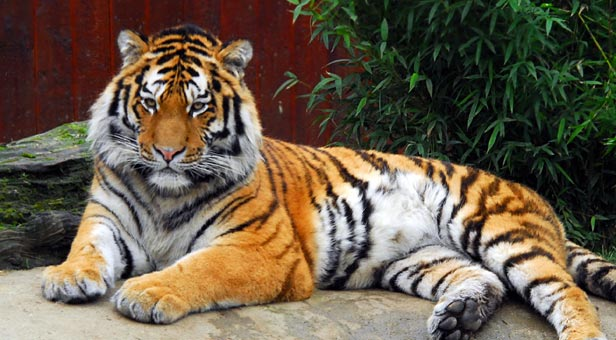
%> input picture Computer Vision Part II 2015/Lab3 2015/tiger1.jpg, 616 x 340 px
$ octave norm_cuts_example.m   (GNU Octave 9; MATLAB toolbox functions it lacks are replaced by stand-ins)
%> lines starting %> are read from the running program, lines starting %| are printed output that depends on the picture
### Computer Vision Part II 2015/Lab3 2015/norm_cuts_segm.m
function segm = norm_cuts_segm(I, colour_bandwidth, radius, ncuts_thresh, max_area, max_depth)

tic
[nRow, nCol, c] = size(I);
N = nRow * nCol;
V = reshape(I, N, c); % connect up-to-down way. Vertices of Graph

fprintf('Compute affinity matrix...\n');
W = ncuts_affinity(I, radius, colour_bandwidth);
toc

fprintf('Solve eigenvalue problems to find partitions...\n');
Seg = (1:N)';
[Seg, Id, Ncut] = ncuts_partition(Seg, W, ncuts_thresh, max_area, 'ROOT', max_depth, 1);

segm = zeros(nRow*nCol, 1);
for i=1:length(Seg)
    segm(Seg{i}) = i;
    fprintf('%s. Ncut = %f\n', Id{i}, Ncut{i});
end

segm = uint32(reshape(segm, nRow, nCol));
toc

### Computer Vision Part II 2015/Lab3 2015/ncuts_affinity.m
function A = ncuts_affinity(im, XY_RADIUS, RGB_SIGMA)

sz = [size(im,1), size(im,2)];

% Find all pairs of pixels within a distance of XY_RADIUS
rad = ceil(XY_RADIUS);
[di,dj] = ndgrid(-rad:rad, -rad:rad);
dv = (dj.^2 + di.^2) <= XY_RADIUS.^2;
di = di(dv);
dj = dj(dv);

[i,j] = ndgrid(1:size(im,1), 1:size(im,2));
i = repmat(i(:), 1, length(di));
j = repmat(j(:), 1, length(di));
i_ = bsxfun(@plus, i, di');
j_ = bsxfun(@plus, j, dj');
v = (i_ >= 1) & (i_ <= size(im,1)) & (j_ >= 1) & (j_ <= size(im,2));
pair_i = sub2ind(sz, i(v), j(v));
pair_j = sub2ind(sz, i_(v), j_(v));

% Weight each pair by the difference in RGB values, divided by RGB_SIGMA
RGB = double(reshape(im, [], size(im,3)))/RGB_SIGMA;
W = exp(-sum((RGB(pair_i,:) - RGB(pair_j,:)).^2,2));

% Construct an affinity matrix
A = sparse(pair_i, pair_j, W, prod(sz), prod(sz));

### Computer Vision Part II 2015/Lab3 2015/ncuts_partition.m
function [Seg Id Ncut] = ncuts_partition(I, W, sNcut, sArea, id, maxDepth, depth)
% NcutPartition - Partitioning
%
% Synopsis
%  [sub ids ncuts] = ncuts_partition(I, W, sNcut, sArea, [id])
%
% Description
%  Partitioning. This function is called recursively.
%
% Inputs ([]s are optional)
%  (vector) I        N x 1 vector representing a segment to be partitioned.
%                    Each element has a node index of V (global segment).
%  (matrux) W        N x N matrix representing the computed similarity
%                    (weight) matrix.
%                    W(i,j) is similarity between node i and j.
%  (scalar) sNcut    The smallest Ncut value (threshold) to keep partitioning.
%  (scalar) sArea    The smallest size of area (threshold) to be accepted
%                    as a segment.
%  (string) [id]     A label of the segment (for debugg)
%
% Outputs ([]s are optional)
%  (cell)   Seg      A cell array of segments partitioned.
%                    Each cell is the each segment.
%  (cell)   Id       A cell array of strings representing labels of each segment.
%                    IDs are generated as children based on a parent id.
%  (cell)   Ncut     A cell array of scalars representing Ncut values
%                    of each segment.
%
% Requirements
%  NcutValue
%
% Authors
%  Naotoshi Seo <sonots(at)sonots.com>
%
% License
%  The program is free to use for non-commercial academic purposes,
%  but for course works, you must understand what is going inside to use.
%  The program can be used, modified, or re-distributed for any purposes
%  if you or one of your group understand codes (the one must come to
%  court if court cases occur.) Please contact the authors if you are
%  interested in using the program without meeting the above conditions.

% Changes
%  10/01/2006  First Edition
% Compute D
N = length(W);
d = sum(W, 2);
D = spdiags(d, 0, N, N); % diagonal matrix

% Step 2 and 3. Solve generalized eigensystem (D -W)*S = S*D*U (12).
% (13) is not necessary thanks to smart matlab.
% Get the 2 smallests ('sm')
warning off; % let me stop warning
[EV, EVal] = ncuts(W, 2); %%%
% 2nd smallest (1st smallest has all same value elements, and useless)
U2 = EV(:, 2);

% Step 3. Refer 3.1 Example 3.
% Bipartition the graph at point that Ncut is minimized.
t = mean(U2);
t = fminsearch('ncuts_value', t, [], U2, W, D);
A = find(U2 > t);
B = find(U2 <= t);

% Step 4. Decide if the current partition should be divided
% if either of partition is too small, stop recursion.
% if Ncut is larger than threshold, stop recursion.
ncut = ncuts_value(t, U2, W, D);
fprintf('Cutting ncut=%.3f sizes=(%d,%d)\n', ncut, length(A), length(B));
if (length(A) < sArea || length(B) < sArea) || ncut > sNcut || depth > maxDepth
    Seg{1}   = I;
    Id{1}   = id; % for debugging
    Ncut{1} = ncut; % for duebuggin
    return;
end

% Seg segments of A
[SegA IdA NcutA] = ncuts_partition(I(A), W(A, A), sNcut, sArea, [id '-A'], maxDepth, depth+1);
% I(A): node index at V. A is index at the segment, I
% W(A, A); % weight matrix in segment A

% Seg segments of B
[SegB IdB NcutB] = ncuts_partition(I(B), W(B, B), sNcut, sArea, [id '-B'], maxDepth, depth+1);

% concatenate cell arrays
Seg   = [SegA SegB];
Id   = [IdA IdB];
Ncut = [NcutA NcutB];
end

### Computer Vision Part II 2015/Lab3 2015/ncuts.m
function [EV, EVal] = ncuts(A, n_ev)
% Computes the n_ev smallest (non-zero) eigenvectors and eigenvalues of the
% of the Laplacian of A

D = sparse(1:size(A,1), 1:size(A,1), full(sum(A, 1)), size(A,1), size(A,2));

opts.issym = 0;
opts.isreal = 1;
opts.disp = 0;
nvec = n_ev+1;

[EV, EVal] = eigs((D - A) + (10^-10) * speye(size(D)), D, nvec, 'sm',opts);

[junk, sortidx] = sort(diag(EVal), 'descend');
EV = EV(:,sortidx(end-1:-1:1));
v = diag(EVal);
EVal = v(sortidx(end-1:-1:1));

EV = bsxfun(@rdivide, EV, sqrt(sum(EV.^2,1))); % makes the eigenvectors unit norm

### Computer Vision Part II 2015/Lab3 2015/mean_segments.m
function Inew = mean_segments(I, segm)

N = max(max(segm));
[h, w, c] = size(I);
Ic = single(reshape(I, [h*w, c]));
sc = reshape(segm, [h*w,1]);
cols = zeros(N, c);
nums = zeros(N, 1);
for i=1:h*w
    s = sc(i);
    cols(s,:) = cols(s,:) + Ic(i,:);
    nums(s) = nums(s) + 1;
end
cols = bsxfun(@rdivide, cols, nums);
Inew = uint8(reshape(cols(sc,:), [h,w,c]));

### Computer Vision Part II 2015/Lab3 2015/overlay_bounds.m
function imout = overlap_bounds(im, segm)
[h,w] = size(segm);
imcut = segm(2:h-1,2:w-1);
diff = [ ones(1,w) ; ones(h-2,1), ((imcut==segm(3:h,2:w-1)) & (imcut==segm(2:h-1,3:w)) & (imcut==segm(1:h-2,2:w-1)) & (imcut==segm(2:h-1,1:w-2))), ones(h-2,1); ones(1,w) ];
mask = repmat(uint8(diff), [1,1,3]);
imout = (im .* mask);
imout(:,:,1) = imout(:,:,1) + (1 - mask(:,:,1))*255;

### Computer Vision Part II 2015/Lab3 2015/ncuts_value.m
function ncut = ncuts_value(t, U2, W, D);
% NcutValue - 2.1 Computing the Optimal Partition Ncut. eq (5)
%
% Synopsis
%  ncut = ncuts_value(T, U2, D, W);
%
% Inputs ([]s are optional)
%  (scalar) t        splitting point (threshold)
%  (vector) U2       N x 1 vector representing the 2nd smallest
%                     eigenvector computed at step 2.
%  (matrix) W        N x N weight matrix
%  (matrix) D        N x N diagonal matrix
%
% Outputs ([]s are optional)
%  (scalar) ncut     The value calculated at the right term of eq (5).
%                    This is used to find minimum Ncut.
%
% Authors
%  Naotoshi Seo <sonots(at)sonots.com>
%
% License
%  The program is free to use for non-commercial academic purposes,
%  but for course works, you must understand what is going inside to use.
%  The program can be used, modified, or re-distributed for any purposes
%  if you or one of your group understand codes (the one must come to
%  court if court cases occur.) Please contact the authors if you are
%  interested in using the program without meeting the above conditions.

% Changes
%  10/01/2006  First Edition
x = (U2 > t);
x = (2 * x) - 1; % convert [1 0 0 1 0]' to [1 -1 -1 1 -1]' to follow paper's way
d = diag(D);
k = sum(d(x > 0)) / sum(d);
b = k / (1 - k);
y = (1 + x) - b * (1 - x);
ncut = (y' * (D - W) * y) / ( y' * D * y );
end

### Computer Vision Part II 2015/Lab3 2015/norm_cuts_example.m
colour_bandwidth = 20.0; % color bandwidth
radius = 3;              % maximum neighbourhood distance
ncuts_thresh = 0.1;      % cutting threshold
min_area = 200;          % minimum area of segment
max_depth = 10;           % maximum splitting depth
scale_factor = 0.4;      % image downscale factor
image_sigma = 2.0;       % image preblurring scale

I = imread('tiger1.jpg');
%> I is the input picture: size 340x616x3 uint8; mean R, G, B 106, 92.5, 74.4
I = imresize(I, scale_factor);
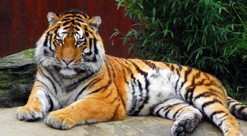
%> I: size 136x247x3 uint8; mean R, G, B 106, 92.5, 74.4
Iback = I;
d = 2*ceil(image_sigma*2) + 1;
h = fspecial('gaussian', [d d], image_sigma);
I = imfilter(I, h);
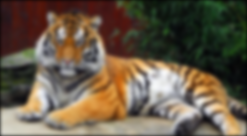
%> I: size 136x247x3 uint8; mean R, G, B 104.4, 91, 73.1

segm = norm_cuts_segm(I, colour_bandwidth, radius, ncuts_thresh, min_area, max_depth);
%> in ncuts, `[EV, EVal] = eigs((D - A) + (10^-10) * speye(size(D)), D, nvec, 'sm',o..`: EVal = [5.56e-12 0 0; 0 9.62e-05 0; 0 0 0.000168]
%> in ncuts, `[junk, sortidx] = sort(diag(EVal), 'descend');`: junk = [0.000168; 9.62e-05; 5.56e-12]; sortidx = [3; 2; 1]
%> in ncuts, `v = diag(EVal);`: v = [5.56e-12; 9.62e-05; 0.000168]
%> in ncuts, `EVal = v(sortidx(end-1:-1:1));`: EVal = [9.62e-05; 0.000168]
%> in ncuts_partition, `t = mean(U2);`: t = 0.00101
%> in ncuts_partition, `t = fminsearch('ncuts_value', t, [], U2, W, D);`: t = 0.668
%> in ncuts_partition, `A = find(U2 > t);`: A = []
%> in ncuts_partition, `B = find(U2 <= t);`: B = 33592 values from 1 to 33592
%> in ncuts_partition, `ncut = ncuts_value(t, U2, W, D);`: ncut = NaN
%| Cutting ncut=NaN sizes=(0,33592)
%> in norm_cuts_segm, `[Seg, Id, Ncut] = ncuts_partition(Seg, W, ncuts_thresh, max_area, 'ROO..`: Seg = 1 item; Id = {'ROOT'}; Ncut = {NaN}
%> the loop in norm_cuts_segm, `for i=1:length(Seg)` made 1 pass
%| ROOT. Ncut = NaN
%> in norm_cuts_segm, `segm = uint32(reshape(segm, nRow, nCol));`: segm: size 136x247 uint32; every value is 1
number_of_segments=max(segm(:))
%> number_of_segments = 1
Inew = mean_segments(Iback, segm);
%> after the loop in mean_segments, `for i=1:h*w`: cols = [3561695 3107826 2498035]
%> in mean_segments, `cols = bsxfun(@rdivide, cols, nums);`: cols = [106 92.52 74.36]
%> in mean_segments, `Inew = uint8(reshape(cols(sc,:), [h,w,c]));`:
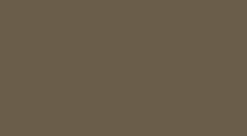
%> Inew: size 136x247x3 uint8; mean R, G, B 106, 93, 74
I = overlay_bounds(Iback, segm);
%> in overlap_bounds, `imcut = segm(2:h-1,2:w-1);`: imcut: size 134x245 uint32; every value is 1
%> in overlap_bounds, `diff = [ ones(1,w) ; ones(h-2,1), ((imcut==segm(3:h,2:w-1)) & (imcut==..`: diff: size 136x247 double; every value is 1
%> in overlap_bounds, `mask = repmat(uint8(diff), [1,1,3]);`: mask: size 136x247x3 uint8; every value is 1
% imwrite(Inew,'result/normcuts1.png')
% imwrite(I,'result/normcuts2.png')
figure
subplot(1,2,1); imshow(Inew);
subplot(1,2,2); imshow(I);

$ run again, with Computer Vision Part II 2015/Lab3 2015/tiger2.jpg copied over Computer Vision Part II 2015/Lab3 2015/tiger1.jpg
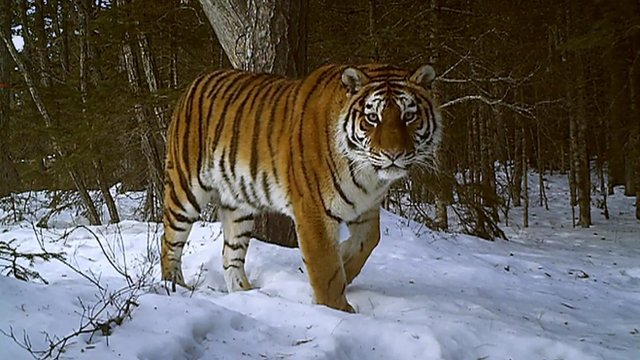
%> input picture Computer Vision Part II 2015/Lab3 2015/tiger2.jpg, 640 x 360 px
%> I is the input picture: size 360x640x3 uint8; mean R, G, B 97.4, 93.3, 88.1
%> `I = imresize(I, scale_factor);`:
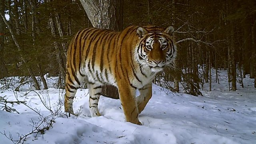
%> I: size 144x256x3 uint8; mean R, G, B 97.4, 93.3, 88.1
%> `I = imfilter(I, h);`:
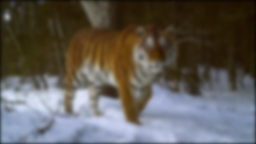
%> I: size 144x256x3 uint8; mean R, G, B 96, 91.8, 86.6
%> in ncuts, `[EV, EVal] = eigs((D - A) + (10^-10) * speye(size(D)), D, nvec, 'sm',o..`: EVal = [4.61e-12 0 0; 0 0.000116 0; 0 0 0.000265]
%> junk = [0.000265; 0.000116; 4.61e-12]; sortidx = [3; 2; 1]
%> v = [4.61e-12; 0.000116; 0.000265]
%> in ncuts, `EVal = v(sortidx(end-1:-1:1));`: EVal = [0.000116; 0.000265]
%> in ncuts_partition, `t = mean(U2);`: t = 0.000508
%> in ncuts_partition, `t = fminsearch('ncuts_value', t, [], U2, W, D);`: t = 0.667
%> A = []
%> B = 36864 values from 1 to 36864
%> ncut = NaN
%| Cutting ncut=NaN sizes=(0,36864)
%> Seg = 1 item; Id = {'ROOT'}; Ncut = {NaN}
%> the loop in norm_cuts_segm, `for i=1:length(Seg)` made 1 pass
%| ROOT. Ncut = NaN
%> segm: size 144x256 uint32; every value is 1
%> number_of_segments = 1
%> after the loop in mean_segments, `for i=1:h*w`: cols = [3589704 3438809 3246604]
%> in mean_segments, `cols = bsxfun(@rdivide, cols, nums);`: cols = [97.38 93.28 88.07]
%> imcut: size 142x254 uint32; every value is 1
%> diff: size 144x256 double; every value is 1
%> mask: size 144x256x3 uint8; every value is 1
